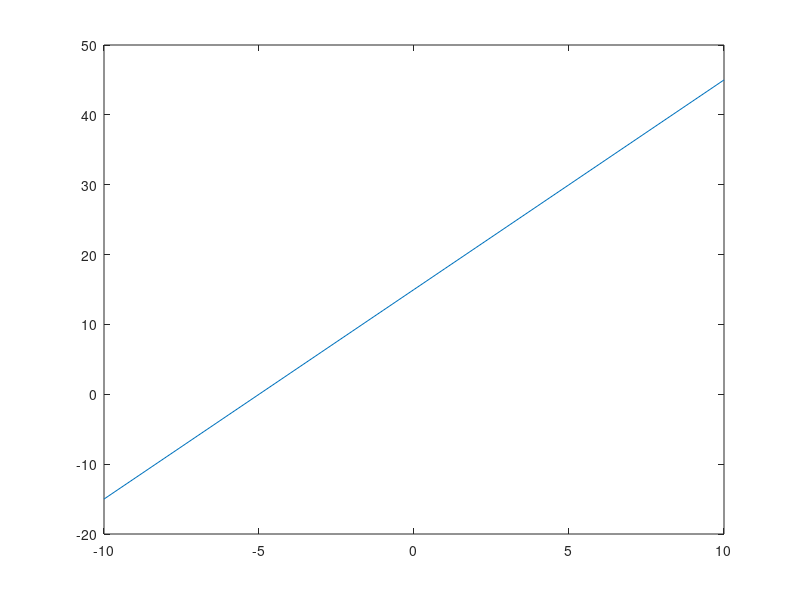

MATLAB code for this plot:

dotproduct = @(w,x) (sum(w .* x,2));

# linear function 1
X = [-10:1:10];
f = @(x,a,b) (a*x + b);
plot(X, f(X,3,15));

# linear function 2
theta = [15;3];
xa = [ones(size(X));X]';
h = @(theta,x) (dotproduct(theta',x));
plot(X, h(theta, xa));
